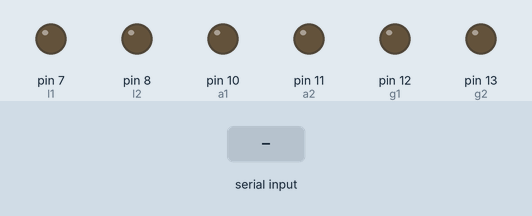
This sketch was run on a simulated Arduino Uno, built with avr-gcc and run on an emulated ATmega328P. Shown: output pins drawn as LEDs (lit = HIGH). The test bench sets the inputs (shaded band). Pins used as bus, display or sensor lines are not drawn.

Above: at 1.2 s.
1.3 s: "F" received over the second serial link
At 2.5 s:
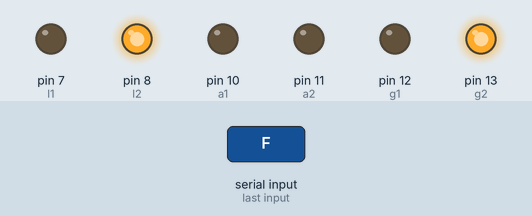
2.8 s: "B" received over the second serial link
At 3.7 s:
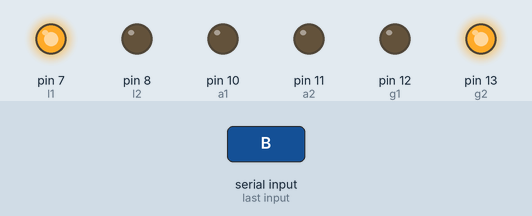
4.3 s: "W" received over the second serial link
At 4.9 s:
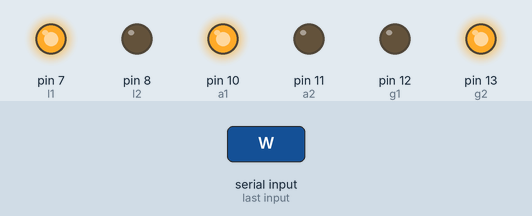
5.8 s: "R" received over the second serial link
At 7.0 s:
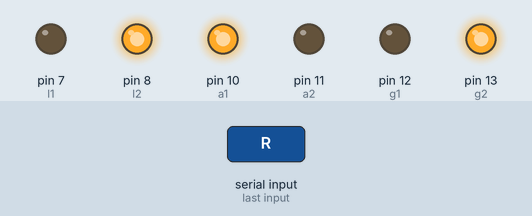
7.3 s: "U" received over the second serial link
At 8.3 s:
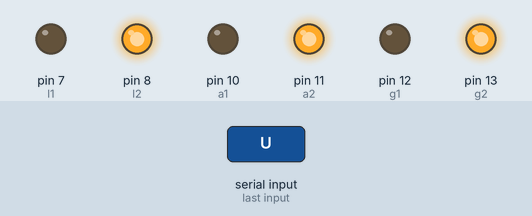
8.8 s: "L" received over the second serial link
At 9.5 s:
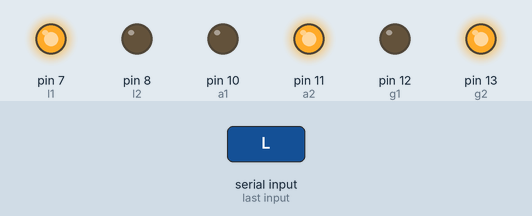
Timing chart, 0 to 11.3 s (numbered marks = the images above; inputs shaded):
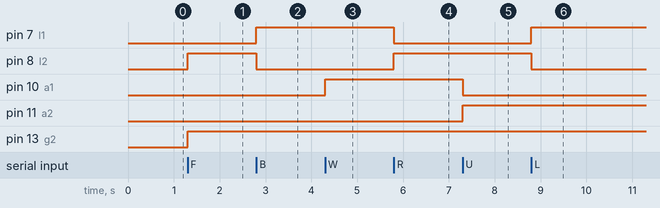

The sketch:

vsj.ino.ino
```cpp
#include <SoftwareSerial.h>
SoftwareSerial mySerial(2, 3);

int r1 = 5;
int r2 = 6;
int l1 = 7;
int l2 = 8;
int a1 = 10;
int a2 = 11;
int g1 = 12;
int g2 = 13;

void setup()
{
  Serial.begin(9600);
  mySerial.begin(9600);
  pinMode(r1, OUTPUT);
  pinMode(r2, OUTPUT);
  pinMode(l1, OUTPUT);
  pinMode(l2, OUTPUT);
  pinMode(10, OUTPUT);
  pinMode(11, OUTPUT);
  pinMode(12, OUTPUT);
  pinMode(13, OUTPUT);

}

char d;

void loop()
{
  Serial.begin(9600);
  if (mySerial.available())
  {
    d = mySerial.read();
    digitalWrite(13, HIGH);
  }

  switch (d)
  {

    case 'F' :
      front();
      break;
    case 'B' :
      back();
      break;
    case 'L' :
      left();
      break;
    case 'R' :
      right();
      break;
    case 'W' :
      armup();
      break;
    case 'U' :
      armdown();
      break;
    case 'V' :
       grappleopen();
       break;
    case 'X' :
       grappleclose();
       break;
    default :
      stopall();
      break;

  }

}
void back() {
  digitalWrite(r1, HIGH);
  digitalWrite(r2, LOW);
  digitalWrite(l1, HIGH);
  digitalWrite(l2, LOW);
}
void front() {
  digitalWrite(r1, LOW);
  digitalWrite(r2, HIGH);
  digitalWrite(l1, LOW);
  digitalWrite(l2, HIGH);
} void right() {
  digitalWrite(r1, HIGH);
  digitalWrite(r2, LOW);
  digitalWrite(l1, LOW);
  digitalWrite(l2, HIGH);
} void left() {
  digitalWrite(r1, LOW);
  digitalWrite(r2, HIGH);
  digitalWrite(l1, HIGH);
  digitalWrite(l2, LOW);
}
void stopall()
{
  digitalWrite(r1, LOW);
  digitalWrite(r2, LOW);
  digitalWrite(l1, LOW);
  digitalWrite(l2, LOW);
  digitalWrite(a1, LOW);
  digitalWrite(a2, LOW);
  digitalWrite(g1, LOW);
  digitalWrite(g2, LOW);
}
void armup()
{
   digitalWrite(a1, HIGH);
   digitalWrite(a2, LOW);
}
void armdown()
{
   digitalWrite(a1, LOW);
   digitalWrite(a2, HIGH);
}
void grappleopen()
{
   digitalWrite(g1, HIGH);
   digitalWrite(g2, LOW);
}
void grappleclose()
{
   digitalWrite(g1, LOW);
   digitalWrite(g2, HIGH);
}
```

Measured:
- after the input at 1.3 s, pin 8 (l2), pin 13 (g2): LOW → HIGH at once
- after the input at 2.8 s, pin 7 (l1): LOW → HIGH at once; pin 8 (l2): HIGH → LOW at once
- after the input at 4.3 s, pin 10 (a1): LOW → HIGH at once
- after the input at 5.8 s, pin 7 (l1): HIGH → LOW at once; pin 8 (l2): LOW → HIGH at once
- after the input at 7.3 s, pin 10 (a1): HIGH → LOW at once; pin 11 (a2): LOW → HIGH at once
- after the input at 8.8 s, pin 7 (l1): LOW → HIGH at once; pin 8 (l2): HIGH → LOW at once
